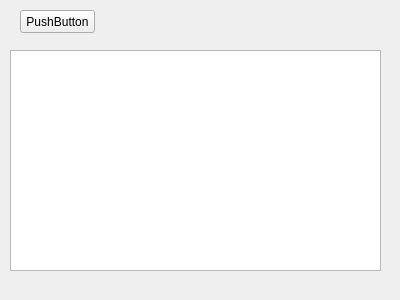
<?xml version="1.0" encoding="UTF-8"?>
<ui version="4.0">
 <class>Form</class>
 <widget class="QWidget" name="Form">
  <property name="geometry">
   <rect>
    <x>0</x>
    <y>0</y>
    <width>400</width>
    <height>300</height>
   </rect>
  </property>
  <property name="windowTitle">
   <string>Form</string>
  </property>
  <widget class="QPushButton" name="pushButton">
   <property name="geometry">
    <rect>
     <x>20</x>
     <y>10</y>
     <width>75</width>
     <height>23</height>
    </rect>
   </property>
   <property name="text">
    <string>PushButton</string>
   </property>
  </widget>
  <widget class="QTextEdit" name="textEdit">
   <property name="geometry">
    <rect>
     <x>10</x>
     <y>50</y>
     <width>371</width>
     <height>221</height>
    </rect>
   </property>
  </widget>
 </widget>
 <resources/>
 <connections>
  <connection>
   <sender>pushButton</sender>
   <signal>clicked()</signal>
   <receiver>Form</receiver>
   <slot>pushButton_click()</slot>
   <hints>
    <hint type="sourcelabel">
     <x>74</x>
     <y>20</y>
    </hint>
    <hint type="destinationlabel">
     <x>174</x>
     <y>26</y>
    </hint>
   </hints>
  </connection>
 </connections>
 <slots>
  <slot>pushButton_click()</slot>
 </slots>
</ui>
